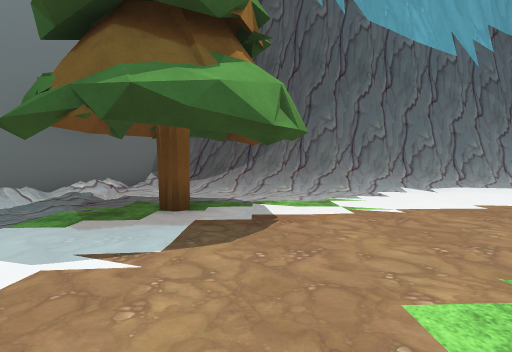
View 1 (above)

23 first-person views from a walk through a scene from a Unity 3-D project. The camera is 1.4 m above the floor, tilts 4° down and sees 80° across. The floor is counted in squares, 2 m on a side. Each view is taken from the middle of a square. On the plan, view 1 faces up. The plan holds only what a view shows up to about 10 squares ahead; the rest is blank. The place goes on beyond the plan. The player character is not drawn. Some animated figures are not drawn. Door leaves are left out, so doorways stand open. Some surface patterns are stand-ins.

View 2
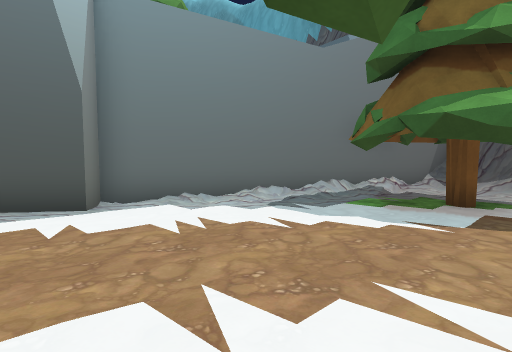

View 3
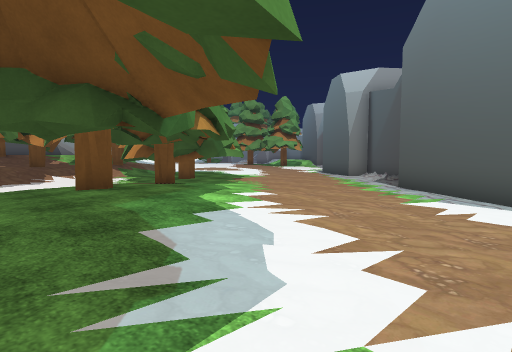

View 4
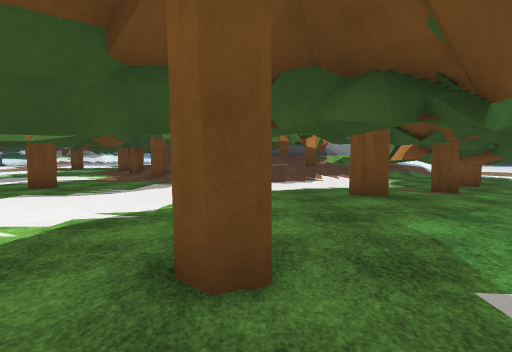

View 5
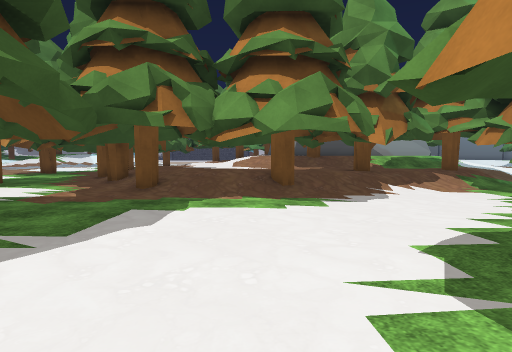

View 6
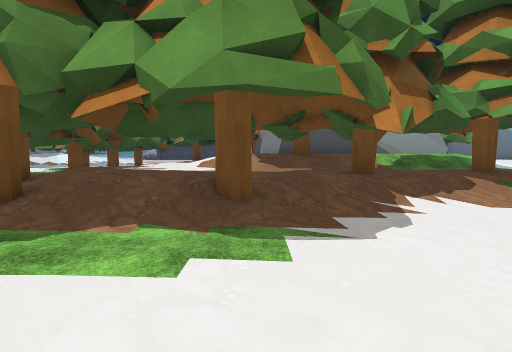

View 7
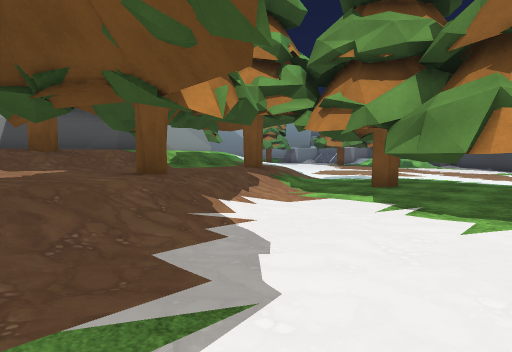

View 8
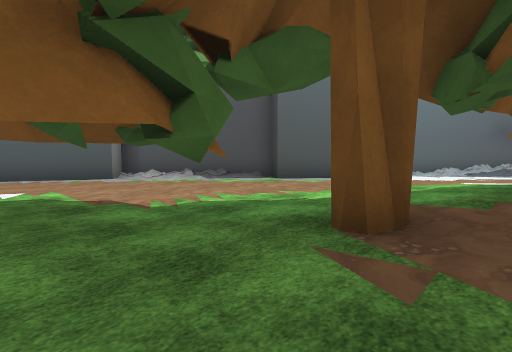

View 9
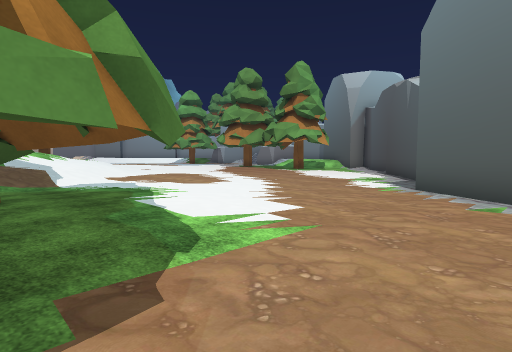

View 10
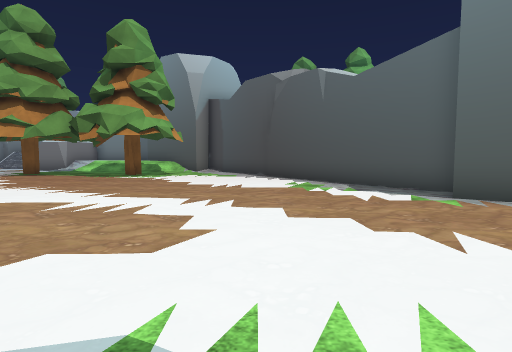

View 11
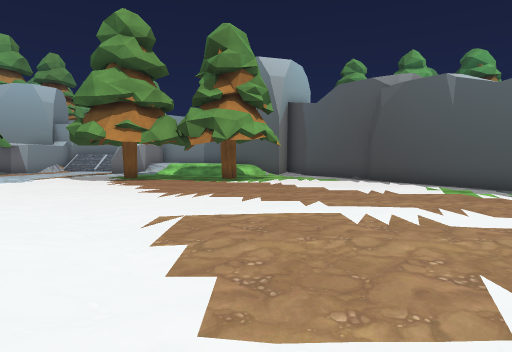

View 12
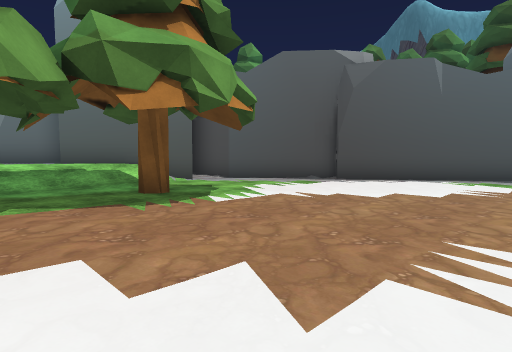

View 13
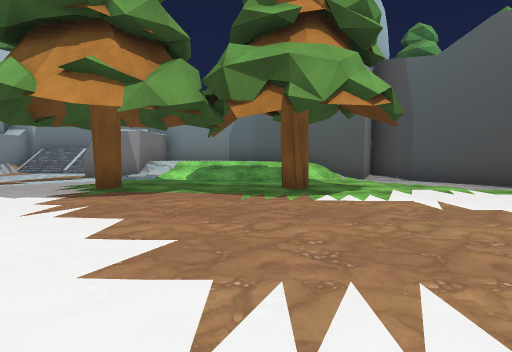

View 14
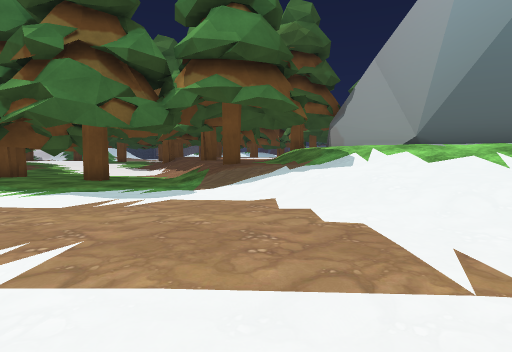

View 15
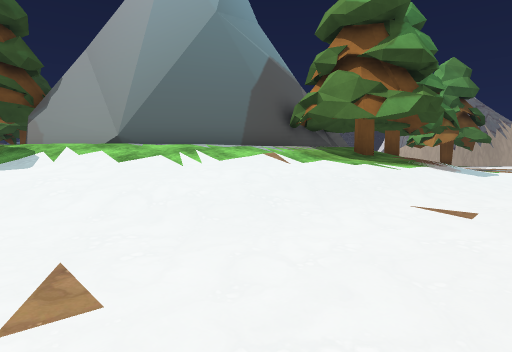

View 16
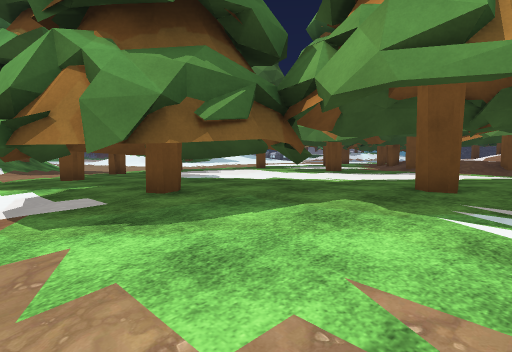

View 17
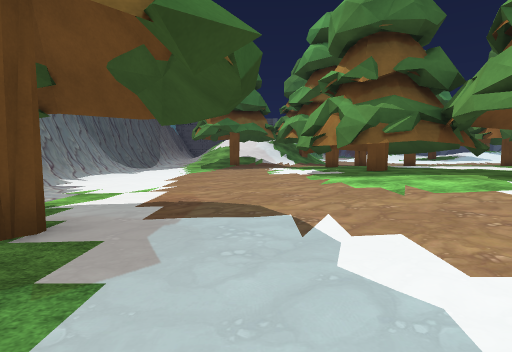

View 18
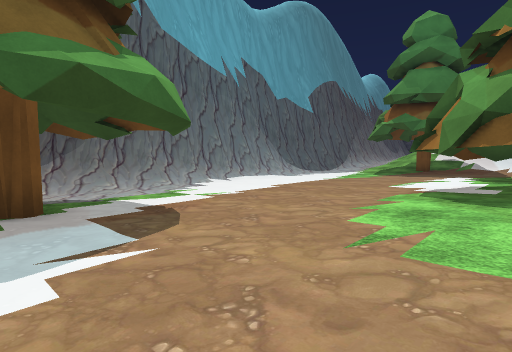

View 19
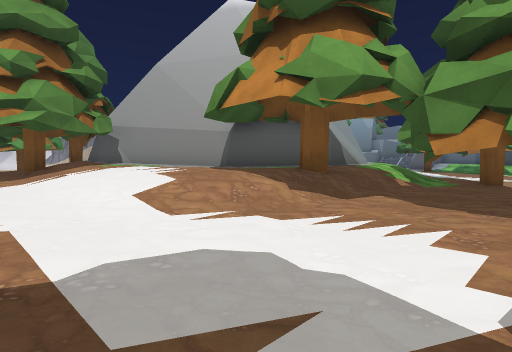

View 20
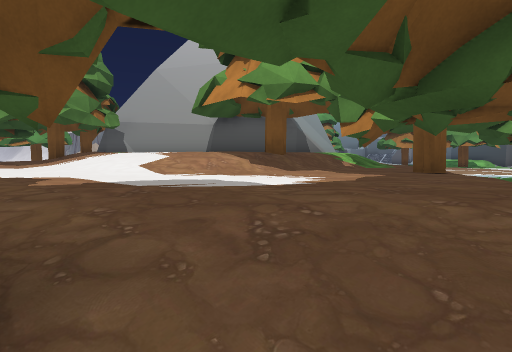

View 21
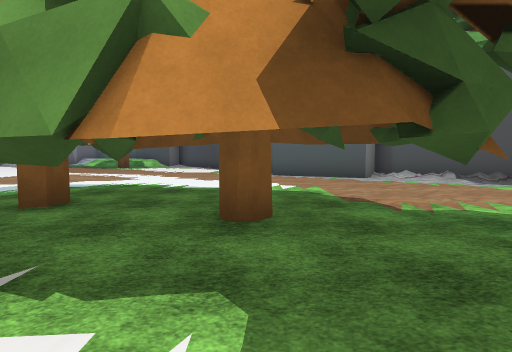

View 22
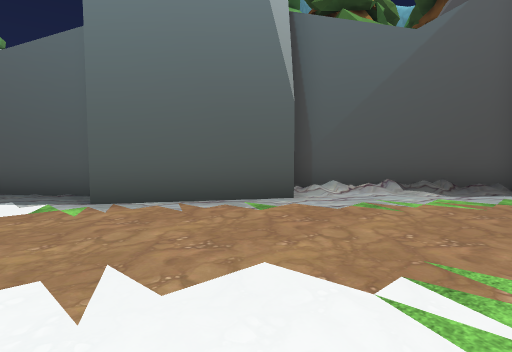

View 23
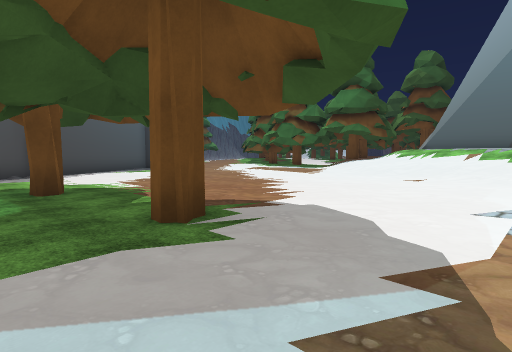

### Floor plan
Key: @ floor where view 1 was taken; # wall or solid block; . main floor; : floor 0.25 m higher than the main floor; + floor 0.5 m higher than the main floor; * floor 0.75 m higher than the main floor; % floor 1 m higher than the main floor; & floor 1.25 m higher than the main floor; $ floor 2 m higher than the main floor; / step, stairs or slope; T pine tree.
Columns run from 23 left of view 1 to 6 right of it. Each row starts with its distance up from view 1.
 10                      #       #
  9                     ##########
  8                    ##/////////
  7                    #/.........
  6                    #..........
  5                   ##..T.......
  4                   #......:::::
  3                  ##....:::::::
  2                  #....:::++T:+
  1                 ##...::+/+TTTT
  0                 #...::+@+++T+T
 -1                 ##.:::++*TT#+T
 -2          TT    ##.:::/+***TTTT
 -3              ###.:::/+T*T***++
 -4             ##..:::/+**T**++++
 -5            ##..::::/**%***++++
 -6            #...::::+**T**+++++
 -7           ##...::::+//**++++++
 -8          ##....::TT:T///+++++T
 -9        ###.....:T::T://:::++++
-10      ###......::::T.T.:::::+++
-11     ##........::T:.TT...::::++
-12   ###.........::TTTT....////T+
-13  ##...........::.T...///#/&//+
-14 ##.................////T%%TT//
-15 #................////T%T%#%%%T
-16 #..............///T%%%%T%%%%%T
-17 /.............////%%%T%%%%%%%T
-18 /.T..........////// //////%%%T
-19 /...........///////$$$T$///%%
-20 /...........//////####$$$///%
-21 /........../////###  ###$$//%
-22 /..T......./////#      #$$///
-23 /..........////$#      #$$///
-24 ........../////##      #$$//%
-25 ......:   ////T#       #$$///

Positions as (right, up) in squares from view 1, and headings:
1: (0, 0), facing up
2: (0, -2), facing up-left
3: (1, 0), facing down-left
4: (1, -1), facing down
5: (2, -5), facing down
6: (1, -8), facing down
7: (1, -10), facing down-left
8: (-2, -10), facing up-left
9: (-6, -7), facing down-left
10: (-8, -13), facing left
11: (-8, -17), facing left
12: (-15, -21), facing up-left
13: (-14, -19), facing left
14: (-14, -17), facing right
15: (-14, -18), facing down-right
16: (0, 2), facing down-right
17: (-4, 3), facing right
18: (-2, 0), facing up-right
19: (5, -15), facing down-left
20: (6, -13), facing down-left
21: (-2, -10), facing left
22: (-8, -11), facing up-left
23: (-22, -25), facing up-right
